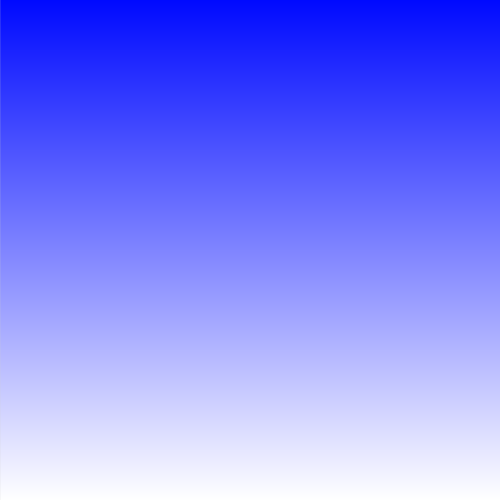
Frame 1 (no input)
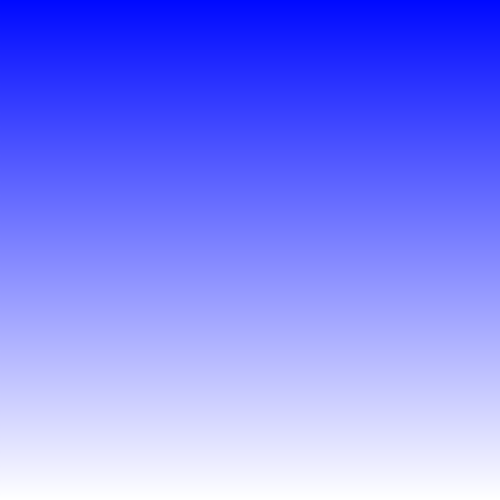
Frame 60 (the mouse pressed at the canvas centre just before this capture)
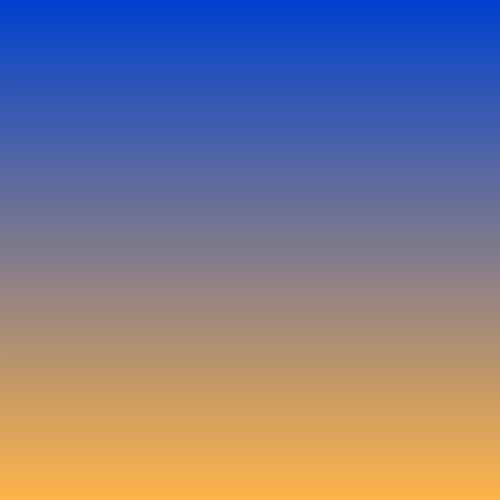
Frame 120 (the mouse held since frame 60 and released just before this capture)

The Processing sketch that drew these frames (run headless with seeded random() and noise(); from frame 60 on, the mouse is pressed at the canvas centre):

// Processing sketch: DoubleGradient
// ── DoubleGradient.pde
/*
DOUBLE GRADIENT
Jeff Thompson | 2013 | www.jeffreythompson.org

A gradient changes seamlessly with the cursor, but instead of 
simply mapping from one color to another, here we transition
between two gradients as well!
*/

int midpoint = 350;  // where the transition between the two gradients occurs
color start, end;    // variables to set start (top) and end (bottom) colors

void setup() {
  size(500, 500);
}

void draw() {

  // if the cursor is in the top half of the screen, create one gradient
  if (mouseY < midpoint) {
    start = color(map(mouseY, 0, midpoint, 0, 2), map(mouseY, 0, midpoint, 10, 88), map(mouseY, 0, midpoint, 255, 189));
    end = color(map(mouseY, 0, midpoint, 255, 255), map(mouseY, 0, midpoint, 255, 150), map(mouseY, 0, midpoint, 255, 0));
  }
  // create a different gradient for the bottom
  else {
    start = color(map(mouseY, midpoint, height, 2, 0), map(mouseY, midpoint, height, 88, 0), map(mouseY, midpoint, height, 189, 0));
    end = color(map(mouseY, midpoint, height, 255, 0), map(mouseY, midpoint, height, 150, 0), 0);
  }

  // use lerpColor() to create the gradient!
  for (int y=0; y<height; y++) {
    float lerpInterval = map(y, 0, height, 0, 1);
    color s = lerpColor(start, end, lerpInterval);
    stroke(s);
    line(0, y, width, y);
  }
}
